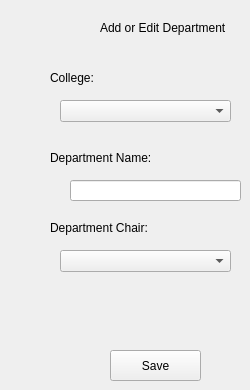
      <widget class="QWidget" name="page_2">
       <property name="enabled">
        <bool>true</bool>
       </property>
       <widget class="QLabel" name="label_29">
        <property name="geometry">
         <rect>
          <x>100</x>
          <y>20</y>
          <width>141</width>
          <height>16</height>
         </rect>
        </property>
        <property name="text">
         <string>Add or Edit Department</string>
        </property>
       </widget>
       <widget class="QLabel" name="label_30">
        <property name="geometry">
         <rect>
          <x>50</x>
          <y>70</y>
          <width>71</width>
          <height>16</height>
         </rect>
        </property>
        <property name="text">
         <string>College:</string>
        </property>
       </widget>
       <widget class="QComboBox" name="comboBox_13">
        <property name="geometry">
         <rect>
          <x>60</x>
          <y>100</y>
          <width>171</width>
          <height>22</height>
         </rect>
        </property>
       </widget>
       <widget class="QLabel" name="label_31">
        <property name="geometry">
         <rect>
          <x>50</x>
          <y>150</y>
          <width>131</width>
          <height>16</height>
         </rect>
        </property>
        <property name="text">
         <string>Department Name:</string>
        </property>
       </widget>
       <widget class="QPushButton" name="pushButton_20">
        <property name="geometry">
         <rect>
          <x>110</x>
          <y>350</y>
          <width>91</width>
          <height>31</height>
         </rect>
        </property>
        <property name="text">
         <string>Save</string>
        </property>
       </widget>
       <widget class="QLabel" name="label_36">
        <property name="geometry">
         <rect>
          <x>50</x>
          <y>220</y>
          <width>131</width>
          <height>16</height>
         </rect>
        </property>
        <property name="text">
         <string>Department Chair:</string>
        </property>
       </widget>
       <widget class="QComboBox" name="comboBox_16">
        <property name="geometry">
         <rect>
          <x>60</x>
          <y>250</y>
          <width>171</width>
          <height>22</height>
         </rect>
        </property>
       </widget>
       <widget class="QLineEdit" name="lineEdit_2">
        <property name="geometry">
         <rect>
          <x>70</x>
          <y>180</y>
          <width>171</width>
          <height>21</height>
         </rect>
        </property>
       </widget>
      </widget>
